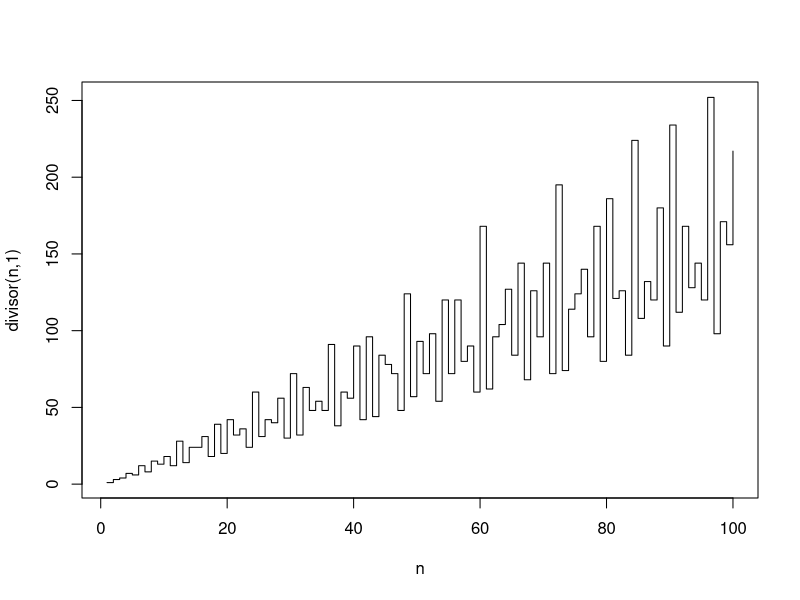
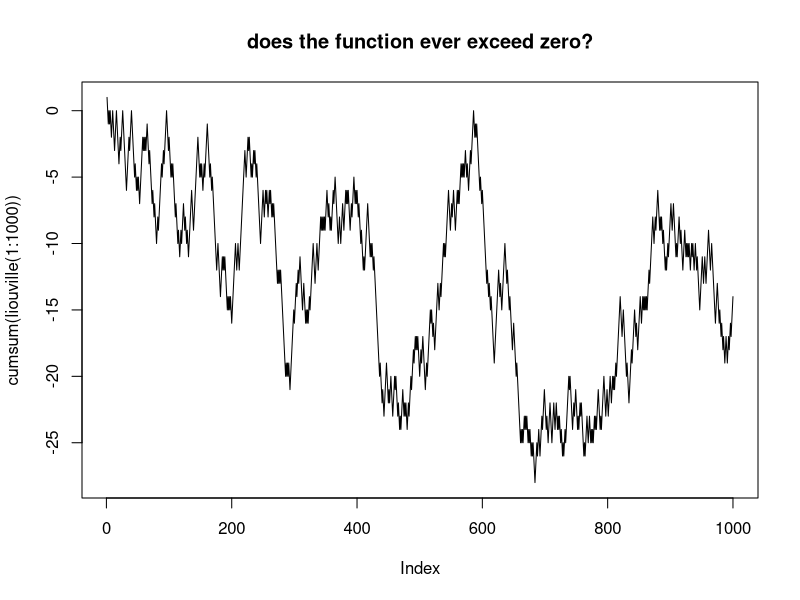

These charts were generated, in order, by the following R code:
library(elliptic)


### Name: divisor
### Title: Number theoretic functions
### Aliases: divisor primes factorize mobius totient liouville
### Keywords: math

### ** Examples

mobius(1)
mobius(2)
divisor(140)
divisor(140,3)


plot(divisor(1:100,k=1),type="s",xlab="n",ylab="divisor(n,1)")

plot(cumsum(liouville(1:1000)),type="l",main="does the function ever exceed zero?")
